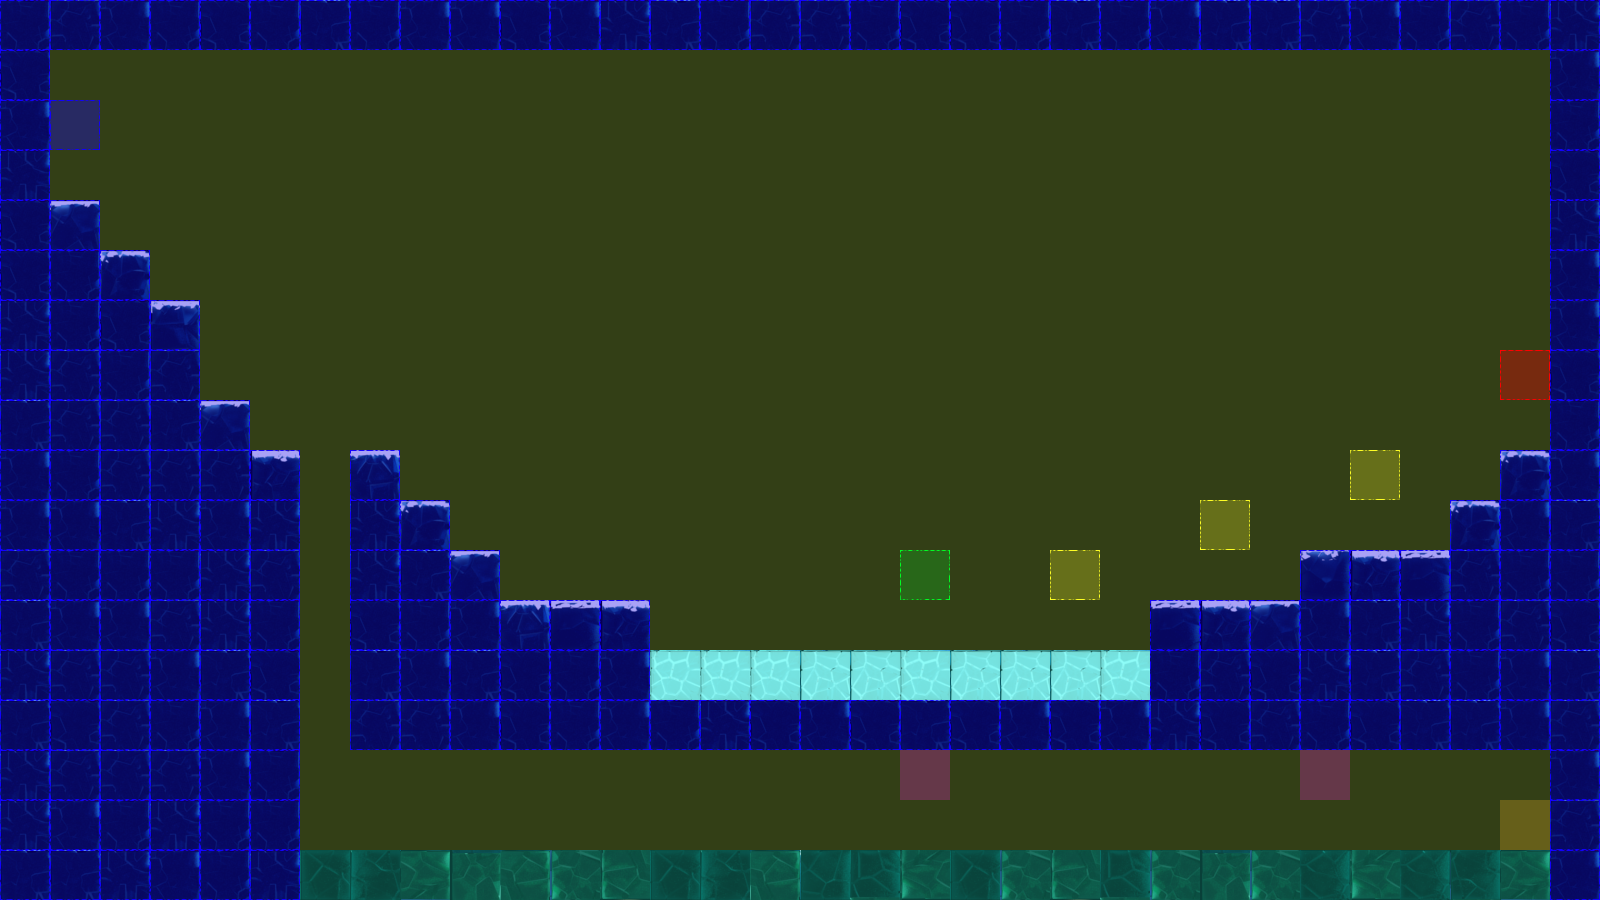

The image is a tile-based game level rendered from a .tmx file. Its description and source (layers, tilesets, objects; grid data summarised) follow:
An orthogonal 32x18 tile map with 50x50 px tiles, 3 tile layers (terrain, collision, event), 2 tilesets.

<map version="1.0" orientation="orthogonal" renderorder="left-up" width="32" height="18" tilewidth="50" tileheight="50" nextobjectid="3">
 <tileset firstgid="1" name="frozenPlainsTile" tilewidth="50" tileheight="50" tilecount="50" columns="10">
  <image source="tiles/iceTile.png" width="500" height="251" />
 </tileset>
 <tileset firstgid="51" name="collisionTile" tilewidth="50" tileheight="50" tilecount="12" columns="3">
  <image source="tiles/collisionTile.png" width="150" height="200" />
 </tileset>
 <layer name="terrain" width="32" height="18">
  <data>[576 cells, 225 non-empty, 27 distinct tile ids]</data>
 </layer>
 <layer name="collision" width="32" height="18">
  <data>[576 cells, 576 non-empty, 3 distinct tile ids]</data>
 </layer>
 <layer name="event" width="32" height="18">
  <data>[576 cells, 9 non-empty, 6 distinct tile ids]</data>
 </layer>
</map>
